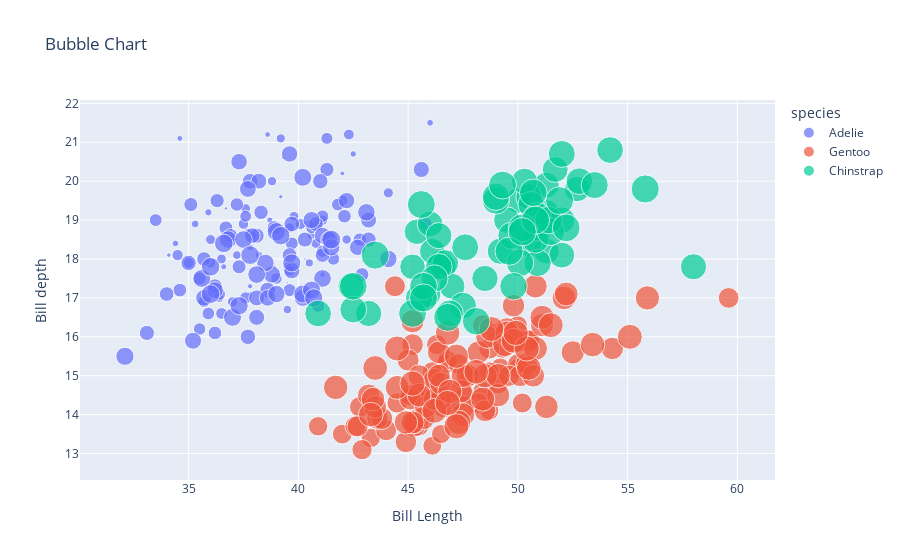

The code cell stored with this chart in its notebook:
### Markdown cell above
# Bubble Chart

### Code cell
fig = px.scatter(df, x='bill_length_mm', y='bill_depth_mm', 
                 labels={"bill_length_mm":"Bill Length", "bill_depth_mm":"Bill depth"},
                title="Bubble Chart",
                color="species",
                 size="rowid",
                 size_max=20,
                #symbol="sex",
                hover_data=["year", "island"])
fig.show()

### Figure 1 — Plotly figure (JSON) as saved in the notebook; plotly's stock layout.template omitted (floating-point values rounded to 4 significant figures; data arrays with more than 128 entries replaced by an {"elided": "..."} marker saying what was removed)
{"data": [{"customdata": {"elided": "152x2 mixed values"}, "hovertemplate": "species=Adelie<br>Bill Length=%{x}<br>Bill depth=%{y}<br>rowid=%{marker.size}<br>year=%{customdata[0]}<br>island=%{customdata[1]}<extra></extra>", "legendgroup": "Adelie", "marker": {"color": "#636efa", "size": {"elided": "152 int values"}, "sizemode": "area", "sizeref": 0.86, "symbol": "circle"}, "mode": "markers", "name": "Adelie", "orientation": "v", "showlegend": true, "type": "scatter", "x": {"elided": "152 float values"}, "xaxis": "x", "y": {"elided": "152 float values"}, "yaxis": "y"}, {"customdata": {"elided": "124x2 mixed values"}, "hovertemplate": "species=Gentoo<br>Bill Length=%{x}<br>Bill depth=%{y}<br>rowid=%{marker.size}<br>year=%{customdata[0]}<br>island=%{customdata[1]}<extra></extra>", "legendgroup": "Gentoo", "marker": {"color": "#EF553B", "size": [153, 154, 155, 156, 157, 158, 159, 160, 161, 162, 163, 164, 165, 166, 167, 168, 169, 170, 171, 172, 173, 174, 175, 176, 177, 178, 179, 180, 181, 182, 183, 184, 185, 186, 187, 188, 189, 190, 191, 192, 193, 194, 195, 196, 197, 198, 199, 200, 201, 202, 203, 204, 205, 206, 207, 208, 209, 210, 211, 212, 213, 214, 215, 216, 217, 218, 219, 220, 221, 222, 223, 224, 225, 226, 227, 228, 229, 230, 231, 232, 233, 234, 235, 236, 237, 238, 239, 240, 241, 242, 243, 244, 245, 246, 247, 248, 249, 250, 251, 252, 253, 254, 255, 256, 257, 258, 259, 260, 261, 262, 263, 264, 265, 266, 267, 268, 269, 270, 271, 272, 273, 274, 275, 276], "sizemode": "area", "sizeref": 0.86, "symbol": "circle"}, "mode": "markers", "name": "Gentoo", "orientation": "v", "showlegend": true, "type": "scatter", "x": [46.1, 50, 48.7, 50, 47.6, 46.5, 45.4, 46.7, 43.3, 46.8, 40.9, 49, 45.5, 48.4, 45.8, 49.3, 42, 49.2, 46.2, 48.7, 50.2, 45.1, 46.5, 46.3, 42.9, 46.1, 44.5, 47.8, 48.2, 50, 47.3, 42.8, 45.1, 59.6, 49.1, 48.4, 42.6, 44.4, 44, 48.7, 42.7, 49.6, 45.3, 49.6, 50.5, 43.6, 45.5, 50.5, 44.9, 45.2, 46.6, 48.5, 45.1, 50.1, 46.5, 45, 43.8, 45.5, 43.2, 50.4, 45.3, 46.2, 45.7, 54.3, 45.8, 49.8, 46.2, 49.5, 43.5, 50.7, 47.7, 46.4, 48.2, 46.5, 46.4, 48.6, 47.5, 51.1, 45.2, 45.2, 49.1, 52.5, 47.4, 50, 44.9, 50.8, 43.4, 51.3, 47.5, 52.1, 47.5, 52.2, 45.5, 49.5, 44.5, 50.8, 49.4, 46.9, 48.4, 51.1, 48.5, 55.9, 47.2, 49.1, 47.3, 46.8, 41.7, 53.4, 43.3, 48.1, 50.5, 49.8, 43.5, 51.5, 46.2, 55.1, 44.5, 48.8, 47.2, null, 46.8, 50.4, 45.2, 49.9], "xaxis": "x", "y": [13.2, 16.3, 14.1, 15.2, 14.5, 13.5, 14.6, 15.3, 13.4, 15.4, 13.7, 16.1, 13.7, 14.6, 14.6, 15.7, 13.5, 15.2, 14.5, 15.1, 14.3, 14.5, 14.5, 15.8, 13.1, 15.1, 14.3, 15, 14.3, 15.3, 15.3, 14.2, 14.5, 17, 14.8, 16.3, 13.7, 17.3, 13.6, 15.7, 13.7, 16, 13.7, 15, 15.9, 13.9, 13.9, 15.9, 13.3, 15.8, 14.2, 14.1, 14.4, 15, 14.4, 15.4, 13.9, 15, 14.5, 15.3, 13.8, 14.9, 13.9, 15.7, 14.2, 16.8, 14.4, 16.2, 14.2, 15, 15, 15.6, 15.6, 14.8, 15, 16, 14.2, 16.3, 13.8, 16.4, 14.5, 15.6, 14.6, 15.9, 13.8, 17.3, 14.4, 14.2, 14, 17, 15, 17.1, 14.5, 16.1, 14.7, 15.7, 15.8, 14.6, 14.4, 16.5, 15, 17, 15.5, 15, 13.8, 16.1, 14.7, 15.8, 14, 15.1, 15.2, 15.9, 15.2, 16.3, 14.1, 16, 15.7, 16.2, 13.7, null, 14.3, 15.7, 14.8, 16.1], "yaxis": "y"}, {"customdata": {"elided": "68x2 mixed values"}, "hovertemplate": "species=Chinstrap<br>Bill Length=%{x}<br>Bill depth=%{y}<br>rowid=%{marker.size}<br>year=%{customdata[0]}<br>island=%{customdata[1]}<extra></extra>", "legendgroup": "Chinstrap", "marker": {"color": "#00cc96", "size": [277, 278, 279, 280, 281, 282, 283, 284, 285, 286, 287, 288, 289, 290, 291, 292, 293, 294, 295, 296, 297, 298, 299, 300, 301, 302, 303, 304, 305, 306, 307, 308, 309, 310, 311, 312, 313, 314, 315, 316, 317, 318, 319, 320, 321, 322, 323, 324, 325, 326, 327, 328, 329, 330, 331, 332, 333, 334, 335, 336, 337, 338, 339, 340, 341, 342, 343, 344], "sizemode": "area", "sizeref": 0.86, "symbol": "circle"}, "mode": "markers", "name": "Chinstrap", "orientation": "v", "showlegend": true, "type": "scatter", "x": [46.5, 50, 51.3, 45.4, 52.7, 45.2, 46.1, 51.3, 46, 51.3, 46.6, 51.7, 47, 52, 45.9, 50.5, 50.3, 58, 46.4, 49.2, 42.4, 48.5, 43.2, 50.6, 46.7, 52, 50.5, 49.5, 46.4, 52.8, 40.9, 54.2, 42.5, 51, 49.7, 47.5, 47.6, 52, 46.9, 53.5, 49, 46.2, 50.9, 45.5, 50.9, 50.8, 50.1, 49, 51.5, 49.8, 48.1, 51.4, 45.7, 50.7, 42.5, 52.2, 45.2, 49.3, 50.2, 45.6, 51.9, 46.8, 45.7, 55.8, 43.5, 49.6, 50.8, 50.2], "xaxis": "x", "y": [17.9, 19.5, 19.2, 18.7, 19.8, 17.8, 18.2, 18.2, 18.9, 19.9, 17.8, 20.3, 17.3, 18.1, 17.1, 19.6, 20, 17.8, 18.6, 18.2, 17.3, 17.5, 16.6, 19.4, 17.9, 19, 18.4, 19, 17.8, 20, 16.6, 20.8, 16.7, 18.8, 18.6, 16.8, 18.3, 20.7, 16.6, 19.9, 19.5, 17.5, 19.1, 17, 17.9, 18.5, 17.9, 19.6, 18.7, 17.3, 16.4, 19, 17.3, 19.7, 17.3, 18.8, 16.6, 19.9, 18.8, 19.4, 19.5, 16.5, 17, 19.8, 18.1, 18.2, 19, 18.7], "yaxis": "y"}], "layout": {"legend": {"itemsizing": "constant", "title": {"text": "species"}, "tracegroupgap": 0}, "title": {"text": "Bubble Chart"}, "xaxis": {"anchor": "y", "domain": [0, 1], "title": {"text": "Bill Length"}}, "yaxis": {"anchor": "x", "domain": [0, 1], "title": {"text": "Bill depth"}}}}
